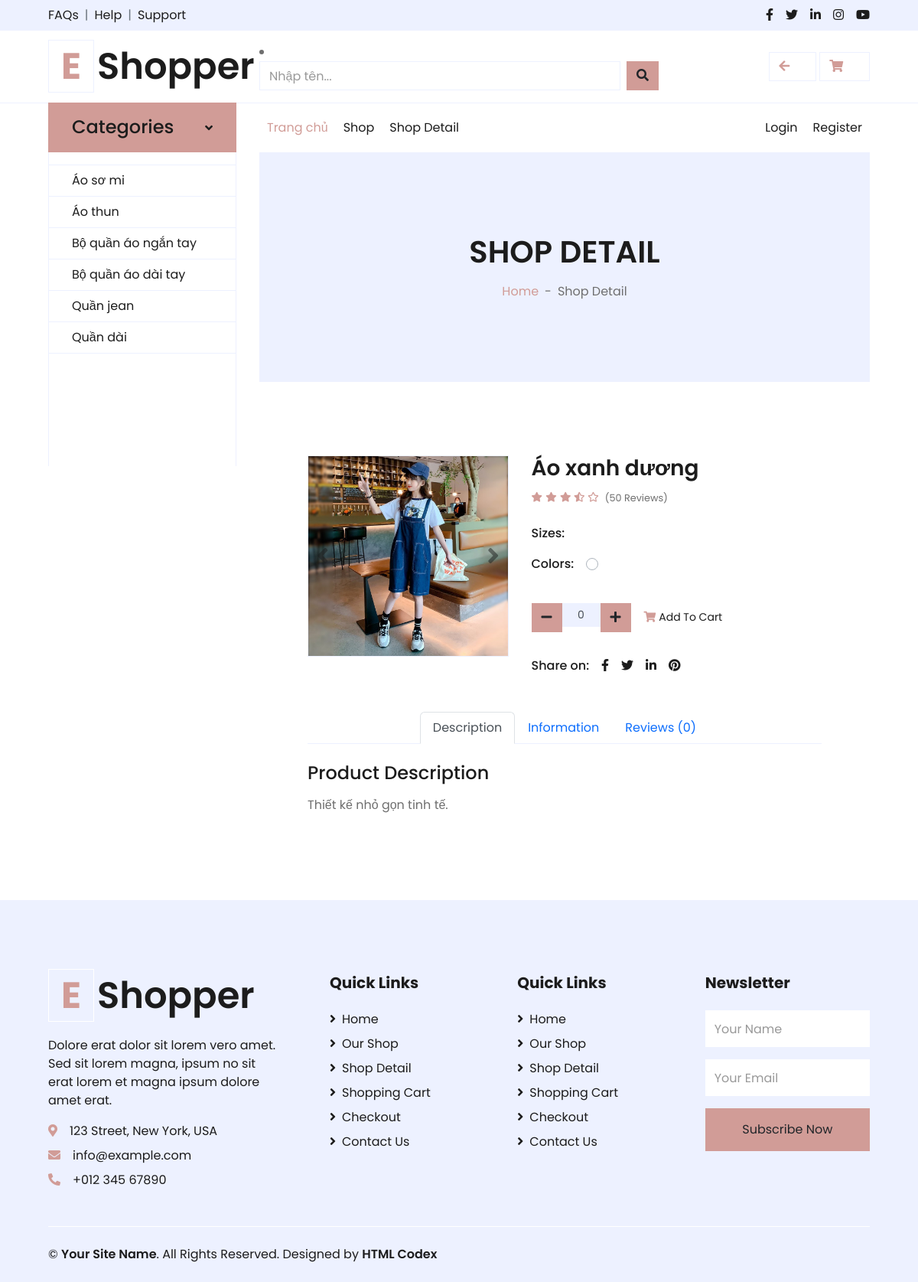
The page /childfashion/chitietsp/7 on the database as committed earlier.
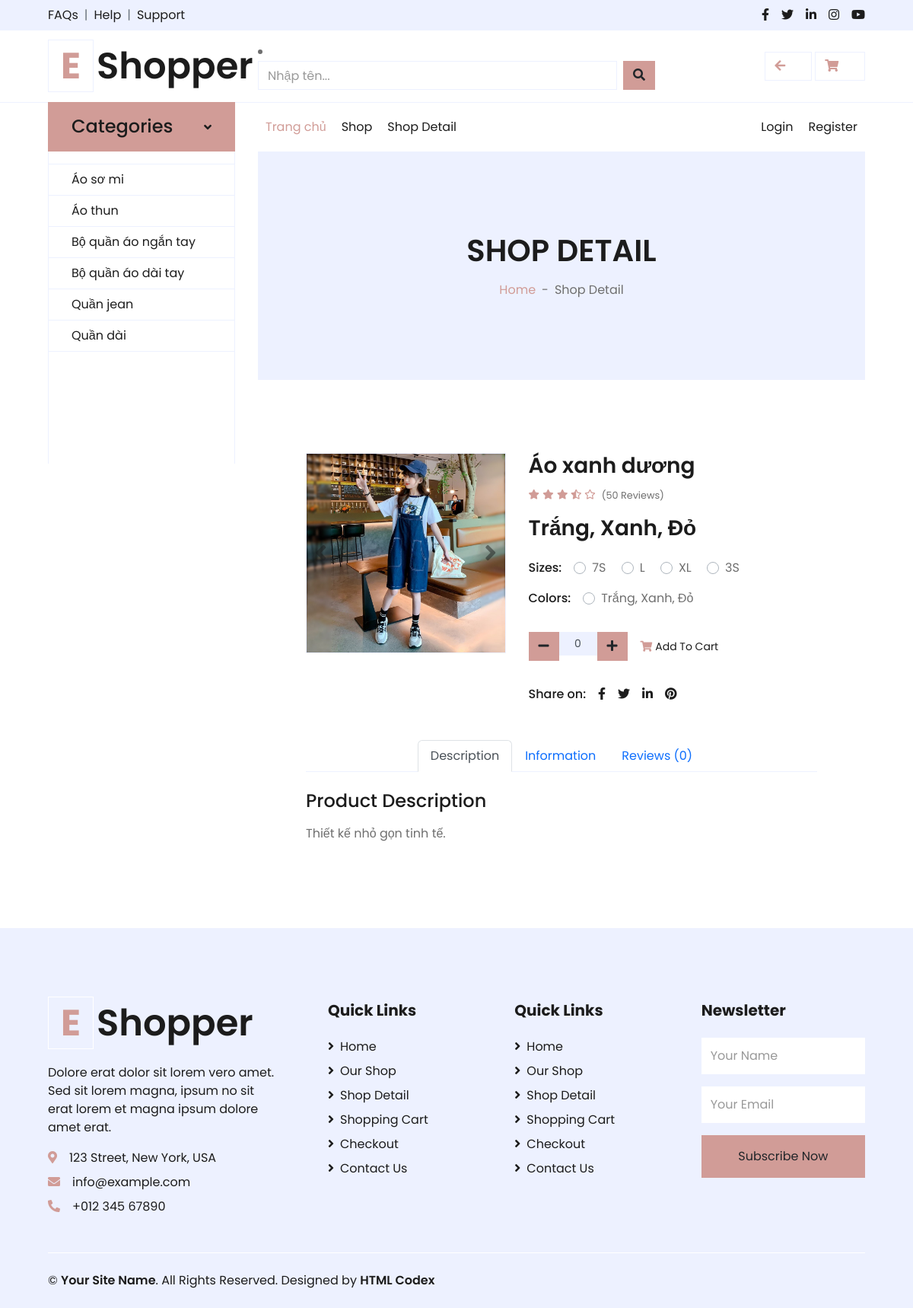
The same page on the database as committed later.
### childfashion/models.py (models this page shows, shortened)
class BangSP(models.Model):
    TenSP = models.CharField(max_length=100)
    DonGia = models.IntegerField(null=True, blank=True)
    HinhAnh = models.ImageField(upload_to=upload_image_to)
    MoTa = models.TextField(max_length=1000)
    PhuKien = models.CharField(max_length=100)
    KichThuoc = models.CharField(max_length=100, blank=True)  # Cho phép giá trị trống
    MauSac = models.CharField(max_length=100, blank=True)
    SoLuong = models.IntegerField(null=True, blank=True)
    ML = models.ForeignKey(Loai, on_delete=models.CASCADE, related_name='BangSP')

### childfashion/views.py (the view)
# urls.py: path('chitietsp/<int:product_id>', views.chitietsp, name='chitietsp'),
def chitietsp(request, product_id):
    product = get_object_or_404(BangSP, pk=product_id)
    sizes = product.KichThuoc.split(', ') if product.KichThuoc else []
    colors = product.MauSac.split(', ') if product.MauSac else []
    return render(request, 'pages/ChiTietSP.html', {
        'product': product,
        'sizes': sizes,
        'colors': colors,
    })

### childfashion/context_processors.py (called while the page is built)
def categories(request):
    categories = Loai.objects.all()
    return {
        'categories':categories
    }

### childfashion/templates/pages/ChiTietSP.html (shortened to what the changed rows need)
{% extends "page/layout.html" %}
{% load static %}
{% block content %}
    <div class="container-fluid bg-secondary mb-5">
        <div class="d-flex flex-column align-items-center justify-content-center" style="min-height: 300px">
            <h1 class="font-weight-semi-bold text-uppercase mb-3">Shop Detail</h1>
        </div>
    </div>
    <div class="container-fluid py-5">
        <div class="row px-xl-5">
            <div class="col-lg-5 pb-5">
                <div id="product-carousel" class="carousel slide" data-ride="carousel">
                    <div class="carousel-inner border">
                        <div class="carousel-item active">
                            <img class="w-100 h-100" src="{% static 'images/' %}{{ product.HinhAnh }}" alt="Hình ảnh sản phẩm">
                        </div>
                    </div>
                </div>
            </div>
            <div class="col-lg-7 pb-5">
                <h3 class="font-weight-semi-bold">{{ product.TenSP }}</h3>
                <div class="d-flex mb-3">
                    <div class="text-primary mr-2">
                    </div>
                    <small class="pt-1">(50 Reviews)</small>
                </div>
                <h3 class="font-weight-semi-bold mb-4">{{ product.MauSac }}</h3>
                <div class="d-flex mb-3">
                    <p class="text-dark font-weight-medium mb-0 mr-3">Sizes:</p>
                    <form>
                        {% for size in sizes %}
                            <div class="custom-control custom-radio custom-control-inline">
                                <label class="custom-control-label" for="size-{{ forloop.counter }}">{{ size }}</label>
                            </div>
                        {% endfor %}
                    </form>
                </div>
                <div class="d-flex mb-4">
                    <p class="text-dark font-weight-medium mb-0 mr-3">Colors:</p>
                    <form>
                        <div class="custom-control custom-radio custom-control-inline">
                            <label class="custom-control-label" for="color-{{ product.MauSac }}">{{ product.MauSac }}</label>
                        </div>
                    </form>
                </div>
                <div class="d-flex align-items-center mb-4 pt-2">
                    <div class="input-group quantity mr-3" style="width: 130px;">
                    </div>
                    <a href="/childfashion/addToProductCart/{{product.id}}" class="btn btn-sm text-dark p-0"><i class="fas fa-shopping-cart text-primary mr-1"></i>Add To Cart</a>
                </div>
                <div class="d-flex pt-2">
                    <p class="text-dark font-weight-medium mb-0 mr-2">Share on:</p>
                    <div class="d-inline-flex">
                    </div>
                </div>
            </div>
        </div>
        <div class="row px-xl-5">
            <div class="col">
                <div class="tab-content">
                    <div class="tab-pane fade show active" id="tab-pane-1">
                        <h4 class="mb-3">Product Description</h4>
                        <p>{{ product.MoTa }}.</p>
                    </div>
                </div>
            </div>
        </div>
    </div>
{% endblock%}

Rows that differ between the two databases and show on the page:
changed BangSP "Áo xanh dương": MauSac (not shown) → "Trắng, Xanh, Đỏ"
Other text that changed with them:
new list line: "7S"
new list line: "L"
new list line: "XL"
new list line: "3S"
